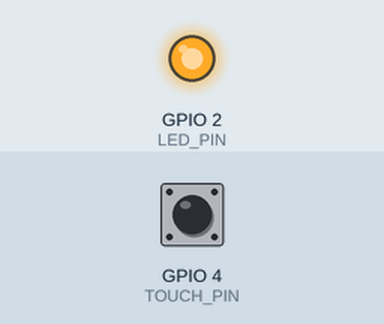
This sketch was run on a simulated ESP32. Parts: output pins drawn as LEDs (lit = HIGH). Inputs (shaded band) come from the test bench; at power-on: GPIO 4 (TOUCH_PIN) HIGH. What the sketch prints to the serial monitor is not drawn.

Above: at 0.1 s.
Timing chart, 0 to 1.6 s (numbered marks = the images above):
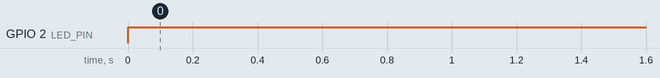

The sketch:

touch2.ino
```cpp
#define TOUCH_PIN 4
#define LED_PIN   2
#define THRESHOLD 500  // 触摸阈值

// 布尔型状态变量
bool ledState = false;
// 记录上一次的触摸状态，用于边缘检测
bool lastTouch = false;

void setup() {
  Serial.begin(115200);
  pinMode(LED_PIN, OUTPUT);
  digitalWrite(LED_PIN, ledState); // 初始化LED状态
}

void loop() {
  // 读取原始触摸值
  int touchValue = touchRead(TOUCH_PIN);
  Serial.print("Touch: ");
  Serial.println(touchValue);

  // 将原始值转换为逻辑状态：小于阈值视为被触摸
  bool currentTouch = (touchValue < THRESHOLD);

  // 边缘检测：判断“上一次未触摸，当前被触摸的瞬间”
  if (currentTouch && !lastTouch) {
    // 翻转LED状态，实现自锁
    ledState = !ledState;
    digitalWrite(LED_PIN, ledState);

    // 软件防抖：延时屏蔽抖动
    delay(200);
  }

  // 更新上一次状态
  lastTouch = currentTouch;

  delay(50);
}
```

Measured:
- by itself, GPIO 2 (LED_PIN): LOW → HIGH at 0.00 s
